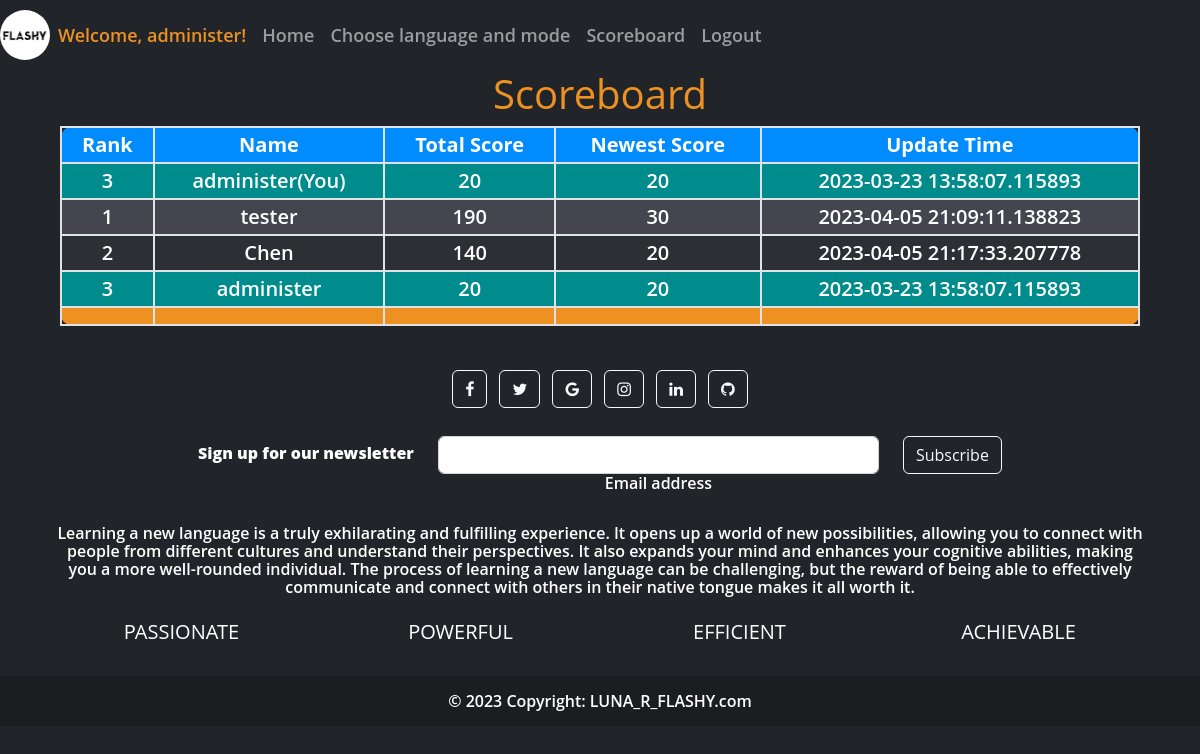
The app's page /scoreboard (signed in) with its own data.
### website/models.py (models this page shows, shortened)
class User(db.Model, UserMixin):
    id = db.Column(db.Integer, primary_key=True)
    username = db.Column(db.String(150), unique=True, nullable=False)
    email = db.Column(db.String(150))
    password = db.Column(db.String(150))
    notes= db.relationship('Note')
    scores= db.relationship('Score')

class Score(db.Model):
    id = db.Column(db.Integer, primary_key=True)
    score = db.Column(db.Integer)
    date = db.Column(db.DateTime(timezone=True), default=func.now())
    user_id = db.Column(db.Integer, db.ForeignKey('user.id'))

### website/auth.py (the view)
@auth.route('/scoreboard', methods=['GET'])
@login_required
def scoreboard():
    user_score = {"username": current_user.username, "rank": "None",
                  "total_score": "None", "newest_score": "None", "newest_time": "None"}
    all_rows = []
    rank_table = db.session.query(Score.user_id, func.sum(Score.score).label(
        "total_score")).group_by(Score.user_id).order_by(desc("total_score")).all()
    for rank, item in enumerate(rank_table):
        try:
            user = User.query.filter_by(id=item[0]).one()
        except:
            continue
        user_score_newest = Score.query.filter_by(
            user_id=user.id).order_by(Score.date.desc()).first()
        row = {"username": user.username, "rank": rank + 1,
               "total_score": item[1], "newest_score": user_score_newest.score, "newest_time": user_score_newest.date}
        if item[0] == current_user.id:
            user_score = row
        all_rows.append(row)
    return render_template('scoreboard.html', user=current_user, user_score=user_score, all_score=all_rows)

### website/__init__.py (called while the page is built)
def create_app():
    app = Flask(__name__)
    app.config['SECRET_KEY'] = 'sdfa__dskf__ljkj'
    app.config['SQLALCHEMY_DATABASE_URI'] = f'sqlite:///{DB_NAME}'
    db.init_app(app)
    from .views import views
    from .auth import auth
    app.register_blueprint(views, url_prefix='/')
    app.register_blueprint(auth, url_prefix='/')
    from .models import Note, Score, User
    with app.app_context():
        db.create_all()
    login_manager = LoginManager()
    login_manager.login_view = 'auth.login'
    login_manager.init_app(app)
    @login_manager.user_loader
    def load_user(id):
        return User.query.get(int(id))
    return app

### website/templates/scoreboard.html (shortened to what this page needs)
{% extends "base.html" %}
{% block content %}
<div class="container-fluid">
    <div class="row mx-auto scoreboard">
        <h1 style="text-align: center;">Scoreboard</h1>
    </div>
    <div class="table-responsive mx-lg-5">
        <table class="table table-dark table-striped table-lg scoreboard-table" >
          <thead>
            <tr>
              <th scope="col" style="border-radius: 10px 0 0 0;">Rank</th>
              <th scope="col">Name</th>
              <th scope="col">Total Score</th>
              <th scope="col">Newest Score</th>
              <th scope="col" style="border-radius: 0 10px 0 0;">Update Time</th>
            </tr>
          </thead>
          <tbody>
            <tr class="user-row">
                <td>{{user_score.rank}}</td>
                <td><a href="/scoreboard/look?username={{user_score.username}}">{{user_score.username}}(You)</a></td>
                <td>{{user_score.total_score}}</td>
                <td>{{user_score.newest_score}}</td>
                <td>{{user_score.newest_time}}</td>
            </tr>
            {% for score in all_score %}
            <tr {% if score.username == user_score.username %}class="user-row"{%endif%}>
                <td>{{score.rank}}</td>
                <td><a href="/scoreboard/look?username={{score.username}}">{{score.username}}</a></td>
                <td>{{score.total_score}}</td>
                <td>{{score.newest_score}}</td>
                <td>{{score.newest_time}}</td>
            </tr>
            {% endfor %}
          </tbody>
          <tfoot class="scoreboard-table-footer" >
            <td style="border-radius: 0 0 0 10px;"></td>
            <td></td>
            <td></td>
            <td></td>
            <td style="border-radius: 0 0 10px 0;"></td>
        </tfoot>
        </table>
      </div>
</div>
{% endblock %}

### website/templates/base.html (shortened to what this page needs)
<!DOCTYPE html>
<html>
  <head>
    <link href="https://cdn.jsdelivr.net/npm/bootstrap@5.2.3/dist/css/bootstrap.min.css" rel="stylesheet">
    <link rel="stylesheet" type="text/css" href="{{url_for('static', filename='style.css')}}">
    <link rel="stylesheet" href="https://cdnjs.cloudflare.com/ajax/libs/font-awesome/4.7.0/css/font-awesome.min.css">
  </head>
  <body>
    <nav class="navbar navbar-expand-lg navbar-dark bg-dark" style="height:70px; font-size: 18px; color:white;">
      <div class="collapse navbar-collapse" id="navbarNav">
        <div class="navbar-nav align-items-center" style="height: 100%;">
          {% if user.is_authenticated %}
          <img src="{{ url_for('static', filename='pics/flashy.jpg') }}" alt="Logo" width="50" height="50"  class="rounded-circle" >
          <a class="nav-item nav-link" style="color: rgb(237, 145, 34);">Welcome, {{ user.username }}!</a>
          <a class="nav-item nav-link" id="home" href="/">Home</a>
          <a class="nav-item nav-link" id="choice" href="/choose_lang_mode">Choose language and mode</a>
          <a class="nav-item nav-link" id="scoreboard" href="/scoreboard">Scoreboard</a>
          <a class="nav-item nav-link" id="logout" href="/logout">Logout</a>
          {% else %}
          <img src="{{ url_for('static', filename='pics/flashy.jpg') }}" alt="Logo" width="50" height="50"  class="rounded-circle" >
          <a class="nav-item nav-link" id="home" href="/">Home</a>
          <a class="nav-item nav-link" id="login" href="/login">Login/Sign up</a>
          {% endif %}
        </div>
      </div>
    </nav>
      {% block content %}
      {% endblock%}
    <footer class="bg-dark text-center text-white">
      <div class="container p-4">
        <section class="mb-4">
          <a class="btn btn-outline-light btn-floating m-1" href="#!" role="button"><i class="fa fa-facebook-f"></i></a>
          <a class="btn btn-outline-light btn-floating m-1" href="#!" role="button"><i class="fa fa-twitter"></i></a>
          <a class="btn btn-outline-light btn-floating m-1" href="#!" role="button"><i class="fa fa-google"></i></a>
          <a class="btn btn-outline-light btn-floating m-1" href="#!" role="button"><i class="fa fa-instagram"></i></a>
          <a class="btn btn-outline-light btn-floating m-1" href="#!" role="button"><i class="fa fa-linkedin"></i></a>
          <a class="btn btn-outline-light btn-floating m-1" href="#!" role="button"><i class="fa fa-github"></i></a>
        </section>
        <section class="">
          <form action="">
            <div class="row d-flex justify-content-center">
              <div class="col-auto">
                <p class="pt-2">
                  <strong>Sign up for our newsletter</strong>
                </p>
              </div>
              <div class="col-md-5 col-12">
                <div class="form-outline form-white mb-4">
                  <input type="email" id="form5Example2" class="form-control" />
                  <label class="form-label" for="form5Example2">Email address</label>
                </div>
              </div>
              <div class="col-auto">
                <button type="submit" class="btn btn-outline-light mb-4">Subscribe</button>
              </div>
            </div>
          </form>
        </section>
        <section class="mb-4">
          <p>
            Learning a new language is a truly exhilarating and fulfilling experience. It opens up a world of new possibilities, allowing you to connect with people from different cultures and understand their perspectives. It also expands your mind and enhances your cognitive abilities, making you a more well-rounded individual. The process of learning a new language can be challenging, but the reward of being able to effectively communicate and connect with others in their native tongue makes it all worth it.
          </p>
        </section>
        <section class="">
          <div class="row">
            <div class="col-lg-3 col-md-6 mb-4 mb-md-0"><h5 class="text-uppercase">PASSIONATE</h5></div>
            <div class="col-lg-3 col-md-6 mb-4 mb-md-0"><h5 class="text-uppercase">POWERFUL</h5></div>
            <div class="col-lg-3 col-md-6 mb-4 mb-md-0"><h5 class="text-uppercase">EFFICIENT</h5></div>
            <div class="col-lg-3 col-md-6 mb-4 mb-md-0"><h5 class="text-uppercase">ACHIEVABLE</h5></div>
          </div>
        </section>
      </div>
      <div class="text-center p-3" style="background-color: rgba(0, 0, 0, 0.2);">
        © 2023 Copyright:
        <a class="text-white" href="..">LUNA_R_FLASHY.com</a>
      </div>
    </footer>
  </body>
</html>

### website/static/style.css (style rules this page uses)
body { margin:0; color:#6a6f8c; background: rgb(33, 37, 41); font:600 16px/18px 'Open Sans',sans-serif; }
*,:after,:before { box-sizing:border-box }
a { color:inherit;text-decoration:none }
::placeholder { color: #b3b3b3; }
.note-title,.scoreboard { justify-content: center; align-items: center; }
.note-title,.scoreboard h1 { color: rgb(237, 145, 34); text-align: center; }
.scoreboard-table th { background-color: rgb(237, 145, 34); text-align: center; }
.scoreboard-table td { background-color:#44454e; text-align: center; }
.scoreboard-table-footer td { background-color: rgb(237, 145, 34) !important; }
.user-row td { --bs-table-accent-bg: rgb(0, 140, 140) !important; }
table.table-striped tr:nth-of-type(even) { background-color: #ffffff; }
table.table-striped th, table.table-striped td { border: 2px solid #e0e3e6; padding: 8px; font-size: 20px; text-align: center; vertical-align: text-bottom; }
table.table-striped th { background-color: #008cff; color: #fff; }

### records on screen
User: username "administer", rank "3", total_score "20", newest_score "20", newest_time "2023-03-23 13:58:07.115893"
Score: newest_time "2023-03-23 13:58:07.115893"
User: rank "1", username "tester", total_score "190", newest_score "30", newest_time "2023-04-05 21:09:11.138823"
User: rank "2", username "Chen", total_score "140", newest_score "20", newest_time "2023-04-05 21:17:33.207778"

### other values on screen
{{ user_score.rank }} "3"
{{ user_score.total_score }} "20"
{{ user_score.newest_score }} "20"
